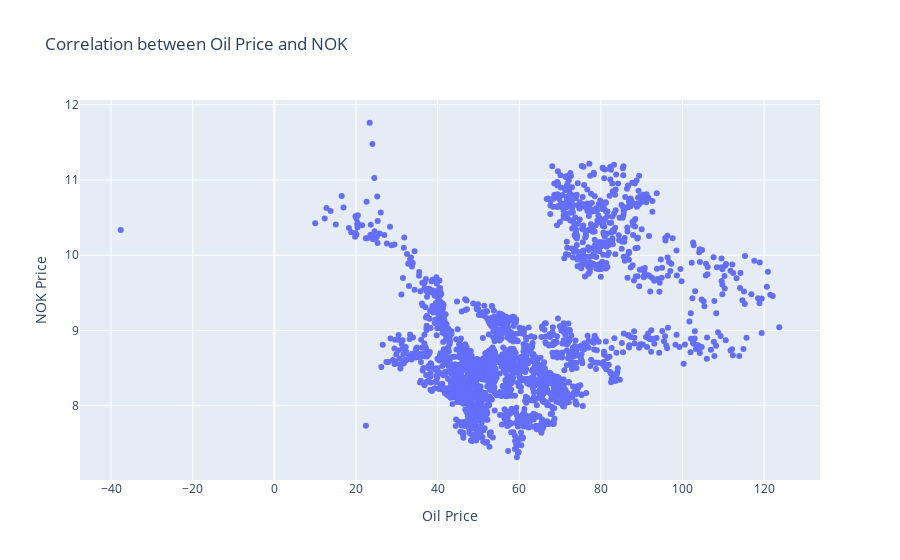

Notebook code cell kept with this figure:
### Markdown cell above
La période de 2022 sur ce graphique montre une volatilité marquée dans les prix du pétrole (en bleu) et une réponse sensible des devises associées au pétrole, comme le rouble russe (RUB en vert). La guerre en Ukraine, déclenchée en février 2022, a provoqué une série de sanctions économiques contre la Russie de la part des pays occidentaux. Ces sanctions ont eu un impact immédiat sur le rouble, entraînant d'importantes fluctuations.

Face aux sanctions, la Russie a cherché à stabiliser sa devise en liant partiellement ses transactions énergétiques, notamment le gaz et le pétrole, au rouble. Cela a contribué à une remontée du rouble après sa chute initiale. Le prix du pétrole, quant à lui, a subi une forte hausse à la suite des préoccupations concernant l'approvisionnement mondial en énergie, la Russie étant l'un des plus grands exportateurs de pétrole et de gaz. Cette dynamique a créé une instabilité importante sur le marché, reflétée par des pics et des baisses soudains dans le prix du pétrole et la volatilité des devises pétrolières.

### Code cell
# Graphique de corrélation entre le pétrole et NOK
fig2 = go.Figure()
fig2.add_trace(go.Scatter(x=data['Oil Price'], y=data['NOK'], mode='markers', name='Oil vs NOK'))
fig2.update_layout(title="Correlation between Oil Price and NOK", xaxis_title="Oil Price", yaxis_title="NOK Price")
fig2.show()

### Figure 1 — Plotly figure (JSON) as saved in the notebook; plotly's stock layout.template omitted (floating-point values rounded to 4 significant figures; data arrays with more than 128 entries replaced by an {"elided": "..."} marker saying what was removed)
{"data": [{"mode": "markers", "name": "Oil vs NOK", "type": "scatter", "x": {"elided": "2259 float values"}, "y": {"elided": "2259 float values"}}], "layout": {"title": {"text": "Correlation between Oil Price and NOK"}, "xaxis": {"title": {"text": "Oil Price"}}, "yaxis": {"title": {"text": "NOK Price"}}}}
